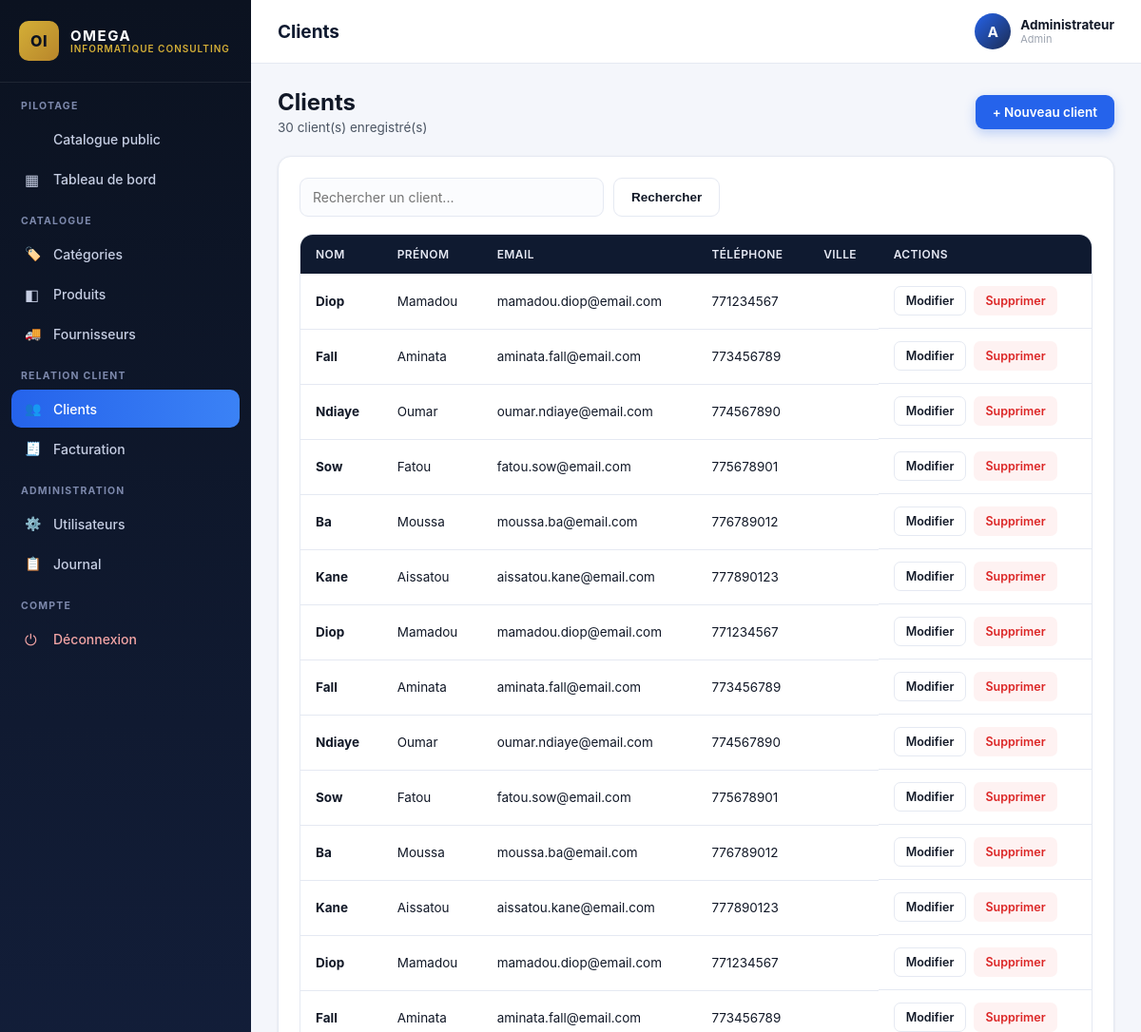
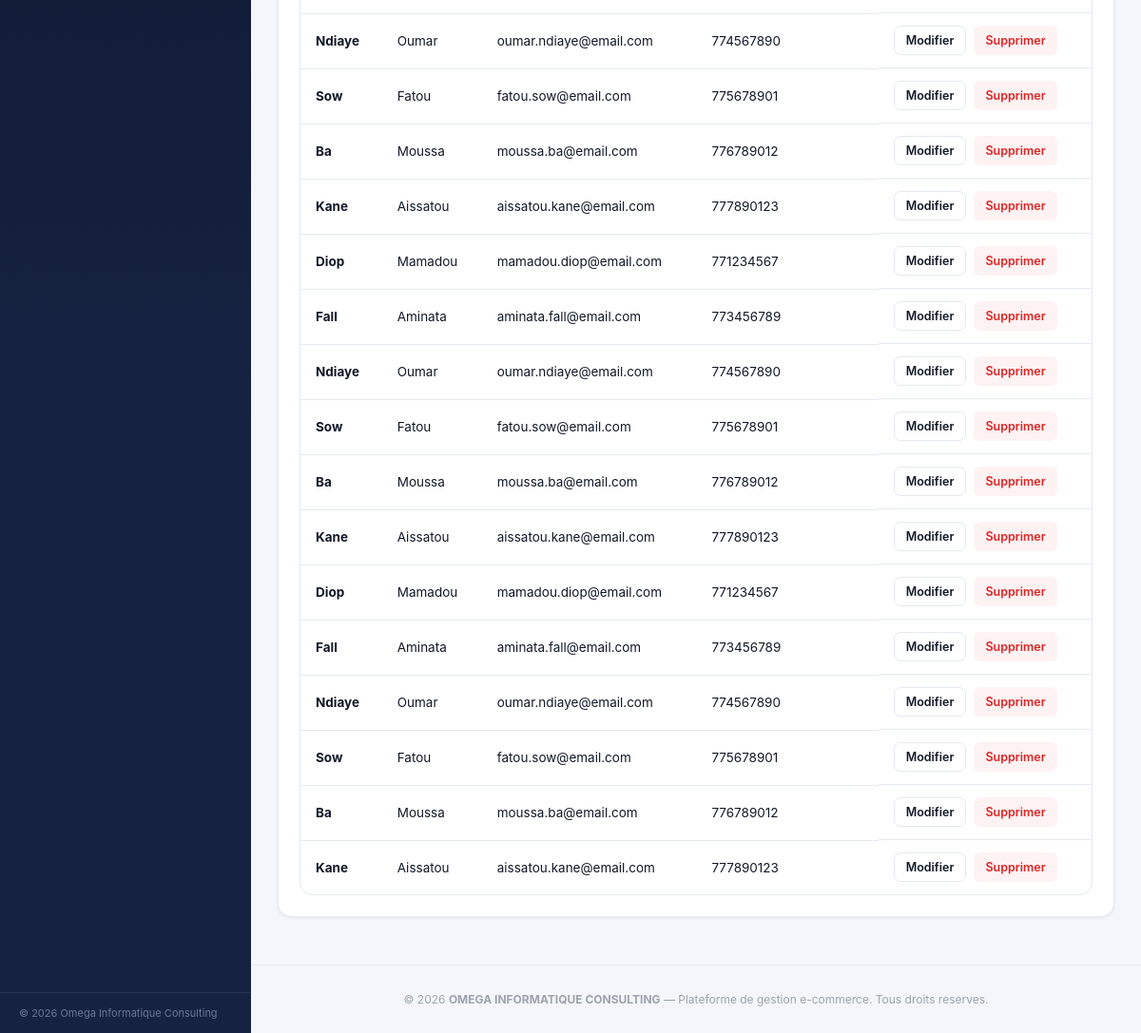
/clients/liste.php (signed in), run on the app's committed database (2 pictures, top to bottom).
### tables this page shows
CREATE TABLE `clients` (
  `id` int(11) NOT NULL AUTO_INCREMENT,
  `nom` varchar(100) NOT NULL,
  `prenom` varchar(100) DEFAULT NULL,
  `email` varchar(150) DEFAULT NULL,
  `telephone` varchar(30) DEFAULT NULL,
  `adresse` varchar(255) DEFAULT NULL,
  `ville` varchar(100) DEFAULT NULL,
  `date_creation` datetime DEFAULT current_timestamp(),
  PRIMARY KEY (`id`)
);

### includes/functions.php (called while the page is built, shortened)
<?php
function clean($data) {
    return htmlspecialchars(trim($data ?? ''), ENT_QUOTES, 'UTF-8');
}

### clients/liste.php (the view, shortened to what this page needs)
<?php
require_once __DIR__ . '/../includes/header.php';
$recherche = trim($_GET['q'] ?? '');
if ($recherche !== '') {
    $stmt = $pdo->prepare('SELECT * FROM clients WHERE nom LIKE ? OR prenom LIKE ? OR email LIKE ? ORDER BY date_creation DESC');
    $like = "%$recherche%";
    $stmt->execute([$like, $like, $like]);
} else {
    $stmt = $pdo->query('SELECT * FROM clients ORDER BY date_creation DESC');
}
$clients = $stmt->fetchAll();
?>
<div class="page-head">
    <div>
        <h2 style="margin:0;">Clients</h2>
        <p><?= count($clients) ?> client(s) enregistré(s)</p>
    </div>
    <a href="form.php" class="btn btn-primary">+ Nouveau client</a>
</div>
<div class="panel">
    <form method="GET" action="" style="display:flex;gap:10px;margin-bottom:18px;flex-wrap:wrap;">
        <input type="text" name="q" placeholder="Rechercher un client..." value="<?= clean($recherche) ?>" style="max-width:320px;">
        <button type="submit" class="btn btn-outline">Rechercher</button>
    </form>
    <div class="table-wrap">
        <table>
            <thead>
                <tr>
                    <th>Nom</th>
                    <th>Prénom</th>
                    <th>Email</th>
                    <th>Téléphone</th>
                    <th>Ville</th>
                    <th>Actions</th>
                </tr>
            </thead>
            <tbody>
            <?php if (empty($clients)): ?>
                <tr><td colspan="6" class="empty-state">Aucun client trouvé.</td></tr>
            <?php else: foreach ($clients as $c): ?>
                <tr>
                    <td><strong><?= clean($c['nom']) ?></strong></td>
                    <td><?= clean($c['prenom']) ?></td>
                    <td><?= clean($c['email']) ?></td>
                    <td><?= clean($c['telephone']) ?></td>
                    <td><?= clean($c['ville']) ?></td>
                    <td class="actions-cell">
                        <a href="form.php?id=<?= $c['id'] ?>" class="btn btn-outline btn-sm">Modifier</a>
                        <a href="supprimer.php?id=<?= $c['id'] ?>" class="btn btn-danger btn-sm confirm-delete" data-label="le client <?= clean($c['nom']) ?>">Supprimer</a>
                    </td>
                </tr>
            <?php endforeach; endif; ?>
            </tbody>
        </table>
    </div>
</div>
<?php require_once __DIR__ . '/../includes/footer.php'; ?>

### assets/css/style.css (style rules this page uses)
:root { --navy-950:#0b1220; --navy-900:#0f1a30; --navy-800:#152242; --navy-700:#1c2c52; --blue-600:#2563eb; --blue-500:#3b82f6; --blue-100:#dbeafe; --gold:#d4af37; --bg:#f4f6fb; --card:#ffffff; --border:#e5e9f2; --text-900:#111827; --text-600:#4b5563; --text-400:#9ca3af; --green:#16a34a; --red:#dc2626; --orange:#ea580c; --radius:14px; --shadow-sm:0 1px 3px rgba(15,23,42,.08); --shadow-md:0 8px 24px rgba(15,23,42,.10); --sidebar-w:264px; }
* { box-sizing:border-box; }
html,body { margin:0;padding:0; }
body { font-family:-apple-system,BlinkMacSystemFont,"Segoe UI",Roboto,Helvetica,Arial,sans-serif; background:var(--bg); color:var(--text-900); -webkit-font-smoothing:antialiased; }
a { text-decoration:none;color:inherit; }
.page-head { display:flex;align-items:center;justify-content:space-between;flex-wrap:wrap;gap:12px;margin-bottom:22px; }
.page-head p { color:var(--text-600);font-size:13.5px;margin:4px 0 0; }
.btn { display:inline-flex;align-items:center;gap:8px; padding:10px 18px;border-radius:9px;border:none; font-size:13.5px;font-weight:600;cursor:pointer; transition:transform .1s, box-shadow .15s, background .15s; text-align:center; }
.btn-primary { background:var(--blue-600);color:#fff;box-shadow:0 4px 12px rgba(37,99,235,.28); }
.btn-outline { background:#fff;color:var(--text-900);border:1px solid var(--border); }
.btn-danger { background:#fef2f2;color:var(--red); }
.btn-sm { padding:7px 12px;font-size:12.5px;border-radius:7px; }
.panel { background:var(--card);border-radius:var(--radius); border:1px solid var(--border);box-shadow:var(--shadow-sm); padding:22px;margin-bottom:24px; }
.table-wrap { overflow-x:auto;border-radius:var(--radius);border:1px solid var(--border);background:var(--card); }
table { width:100%;border-collapse:collapse;font-size:13.5px;min-width:600px; }
thead th { background:var(--navy-900);color:#e6e9f4; text-align:left;padding:13px 16px;font-weight:600;font-size:12px; text-transform:uppercase;letter-spacing:.4px;white-space:nowrap; }
tbody td { padding:13px 16px;border-bottom:1px solid var(--border);color:var(--text-900);vertical-align:middle; }
tbody tr:last-child td { border-bottom:none; }
.actions-cell { display:flex;gap:8px;flex-wrap:wrap; }
input[type=text],input[type=email],input[type=tel],input[type=number], input[type=password],input[type=date],input[type=file],select,textarea { padding:11px 13px;border:1px solid var(--border);border-radius:9px; font-size:14px;font-family:inherit;background:#fbfcfe;color:var(--text-900); transition:border .15s, box-shadow .15s;width:100%; }

### data on the page
clients: nom "Diop", prenom "Mamadou", email "mamadou.diop@email.com", telephone "771234567"
clients: nom "Fall", prenom "Aminata", email "aminata.fall@email.com", telephone "773456789"
clients: nom "Ndiaye", prenom "Oumar", email "oumar.ndiaye@email.com", telephone "774567890"
clients: nom "Sow", prenom "Fatou", email "fatou.sow@email.com", telephone "775678901"
clients: nom "Ba", prenom "Moussa", email "moussa.ba@email.com", telephone "776789012"
clients: nom "Kane", prenom "Aissatou", email "aissatou.kane@email.com", telephone "777890123"
clients: nom "Diop", prenom "Mamadou", email "mamadou.diop@email.com", telephone "771234567"
clients: nom "Fall", prenom "Aminata", email "aminata.fall@email.com", telephone "773456789"
clients: nom "Ndiaye", prenom "Oumar", email "oumar.ndiaye@email.com", telephone "774567890"
clients: nom "Sow", prenom "Fatou", email "fatou.sow@email.com", telephone "775678901"
clients: nom "Ba", prenom "Moussa", email "moussa.ba@email.com", telephone "776789012"
clients: nom "Kane", prenom "Aissatou", email "aissatou.kane@email.com", telephone "777890123"
clients: nom "Diop", prenom "Mamadou", email "mamadou.diop@email.com", telephone "771234567"
clients: nom "Fall", prenom "Aminata", email "aminata.fall@email.com", telephone "773456789"
clients: nom "Ndiaye", prenom "Oumar", email "oumar.ndiaye@email.com", telephone "774567890"
clients: nom "Sow", prenom "Fatou", email "fatou.sow@email.com", telephone "775678901"
clients: nom "Ba", prenom "Moussa", email "moussa.ba@email.com", telephone "776789012"
clients: nom "Kane", prenom "Aissatou", email "aissatou.kane@email.com", telephone "777890123"
clients: nom "Diop", prenom "Mamadou", email "mamadou.diop@email.com", telephone "771234567"
clients: nom "Fall", prenom "Aminata", email "aminata.fall@email.com", telephone "773456789"
clients: nom "Ndiaye", prenom "Oumar", email "oumar.ndiaye@email.com", telephone "774567890"
clients: nom "Sow", prenom "Fatou", email "fatou.sow@email.com", telephone "775678901"
clients: nom "Ba", prenom "Moussa", email "moussa.ba@email.com", telephone "776789012"
clients: nom "Kane", prenom "Aissatou", email "aissatou.kane@email.com", telephone "777890123"
clients: nom "Diop", prenom "Mamadou", email "mamadou.diop@email.com", telephone "771234567"
clients: nom "Fall", prenom "Aminata", email "aminata.fall@email.com", telephone "773456789"
clients: nom "Ndiaye", prenom "Oumar", email "oumar.ndiaye@email.com", telephone "774567890"
clients: nom "Sow", prenom "Fatou", email "fatou.sow@email.com", telephone "775678901"
clients: nom "Ba", prenom "Moussa", email "moussa.ba@email.com", telephone "776789012"
clients: nom "Kane", prenom "Aissatou", email "aissatou.kane@email.com", telephone "777890123"

### other printed values
$pageTitle "Clients"
substr($_SESSION['user_nom'] ?? 'U', 0, 1) "A"
$_SESSION['user_nom'] "Administrateur"
$_SESSION['user_role'] "Admin"
count($clients) "30"
